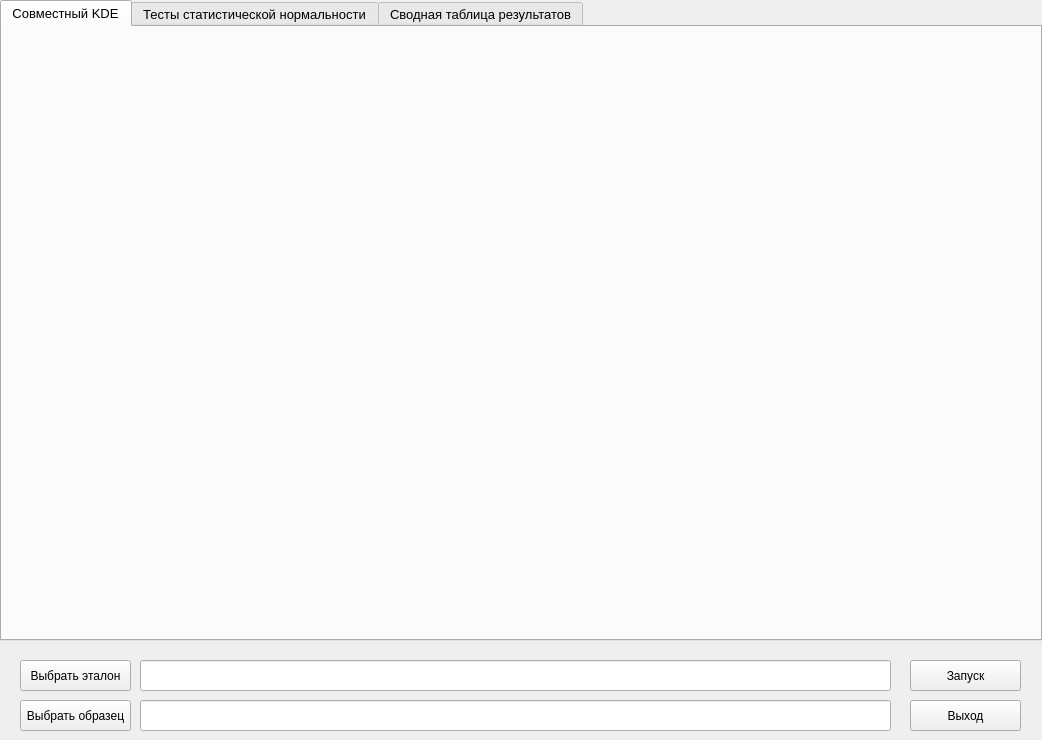
<?xml version="1.0" encoding="UTF-8"?>
<ui version="4.0">
 <class>MainForm</class>
 <widget class="QWidget" name="MainForm">
  <property name="geometry">
   <rect>
    <x>0</x>
    <y>0</y>
    <width>1042</width>
    <height>740</height>
   </rect>
  </property>
  <property name="minimumSize">
   <size>
    <width>1042</width>
    <height>740</height>
   </size>
  </property>
  <property name="maximumSize">
   <size>
    <width>1042</width>
    <height>740</height>
   </size>
  </property>
  <property name="windowTitle">
   <string>Программа</string>
  </property>
  <widget class="QPushButton" name="sample_btn">
   <property name="geometry">
    <rect>
     <x>20</x>
     <y>700</y>
     <width>111</width>
     <height>31</height>
    </rect>
   </property>
   <property name="text">
    <string>Выбрать образец</string>
   </property>
  </widget>
  <widget class="QPushButton" name="exit_btn">
   <property name="geometry">
    <rect>
     <x>910</x>
     <y>700</y>
     <width>111</width>
     <height>31</height>
    </rect>
   </property>
   <property name="text">
    <string>Выход</string>
   </property>
  </widget>
  <widget class="QPushButton" name="start_btn">
   <property name="geometry">
    <rect>
     <x>910</x>
     <y>660</y>
     <width>111</width>
     <height>31</height>
    </rect>
   </property>
   <property name="text">
    <string>Запуск</string>
   </property>
  </widget>
  <widget class="QLineEdit" name="sample_line">
   <property name="geometry">
    <rect>
     <x>140</x>
     <y>700</y>
     <width>751</width>
     <height>31</height>
    </rect>
   </property>
  </widget>
  <widget class="QTabWidget" name="tabWidget">
   <property name="geometry">
    <rect>
     <x>0</x>
     <y>0</y>
     <width>1042</width>
     <height>641</height>
    </rect>
   </property>
   <property name="minimumSize">
    <size>
     <width>1042</width>
     <height>0</height>
    </size>
   </property>
   <property name="maximumSize">
    <size>
     <width>1042</width>
     <height>16777215</height>
    </size>
   </property>
   <property name="font">
    <font>
     <pointsize>10</pointsize>
    </font>
   </property>
   <property name="currentIndex">
    <number>0</number>
   </property>
   <widget class="QWidget" name="kde_tab">
    <attribute name="title">
     <string>Совместный KDE</string>
    </attribute>
    <widget class="QLabel" name="kde_image">
     <property name="geometry">
      <rect>
       <x>0</x>
       <y>0</y>
       <width>1042</width>
       <height>664</height>
      </rect>
     </property>
     <property name="minimumSize">
      <size>
       <width>1042</width>
       <height>0</height>
      </size>
     </property>
     <property name="maximumSize">
      <size>
       <width>1042</width>
       <height>16777215</height>
      </size>
     </property>
     <property name="text">
      <string/>
     </property>
    </widget>
   </widget>
   <widget class="QWidget" name="tests_tab">
    <attribute name="title">
     <string>Тесты статистической нормальности</string>
    </attribute>
    <widget class="QLabel" name="tests_image">
     <property name="geometry">
      <rect>
       <x>0</x>
       <y>0</y>
       <width>1042</width>
       <height>664</height>
      </rect>
     </property>
     <property name="minimumSize">
      <size>
       <width>1042</width>
       <height>0</height>
      </size>
     </property>
     <property name="maximumSize">
      <size>
       <width>1042</width>
       <height>16777215</height>
      </size>
     </property>
     <property name="text">
      <string/>
     </property>
    </widget>
   </widget>
   <widget class="QWidget" name="table_tab">
    <attribute name="title">
     <string>Сводная таблица результатов</string>
    </attribute>
    <widget class="QLabel" name="table_text">
     <property name="geometry">
      <rect>
       <x>0</x>
       <y>0</y>
       <width>1042</width>
       <height>664</height>
      </rect>
     </property>
     <property name="minimumSize">
      <size>
       <width>1042</width>
       <height>0</height>
      </size>
     </property>
     <property name="maximumSize">
      <size>
       <width>1042</width>
       <height>16777215</height>
      </size>
     </property>
     <property name="text">
      <string/>
     </property>
    </widget>
   </widget>
  </widget>
  <widget class="QLineEdit" name="standard_line">
   <property name="geometry">
    <rect>
     <x>140</x>
     <y>660</y>
     <width>751</width>
     <height>31</height>
    </rect>
   </property>
  </widget>
  <widget class="QPushButton" name="standard_btn">
   <property name="geometry">
    <rect>
     <x>20</x>
     <y>660</y>
     <width>111</width>
     <height>31</height>
    </rect>
   </property>
   <property name="text">
    <string>Выбрать эталон</string>
   </property>
  </widget>
 </widget>
 <resources/>
 <connections/>
</ui>
